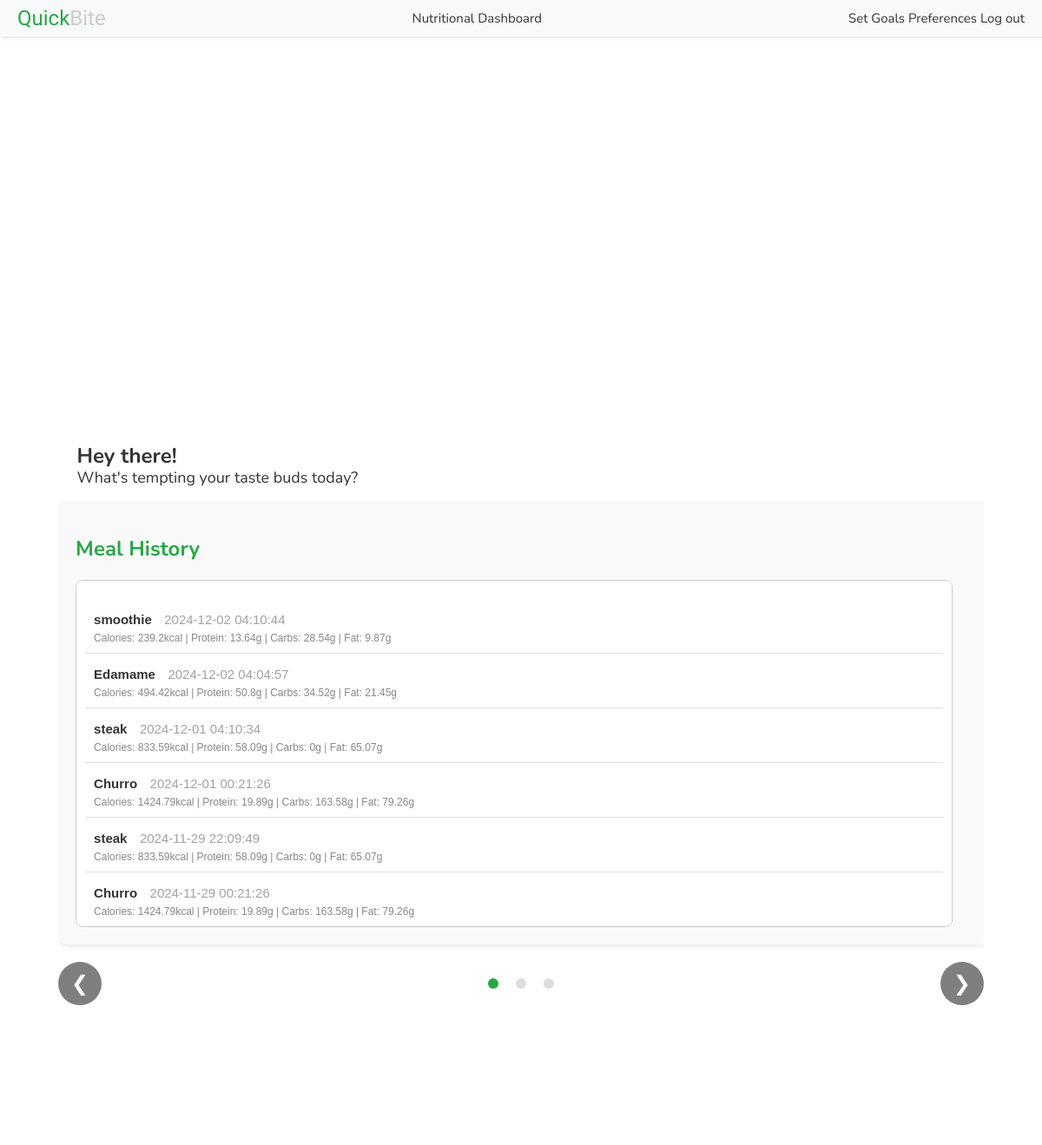
Before: /dashboard (signed in, upper part) with the older database file.
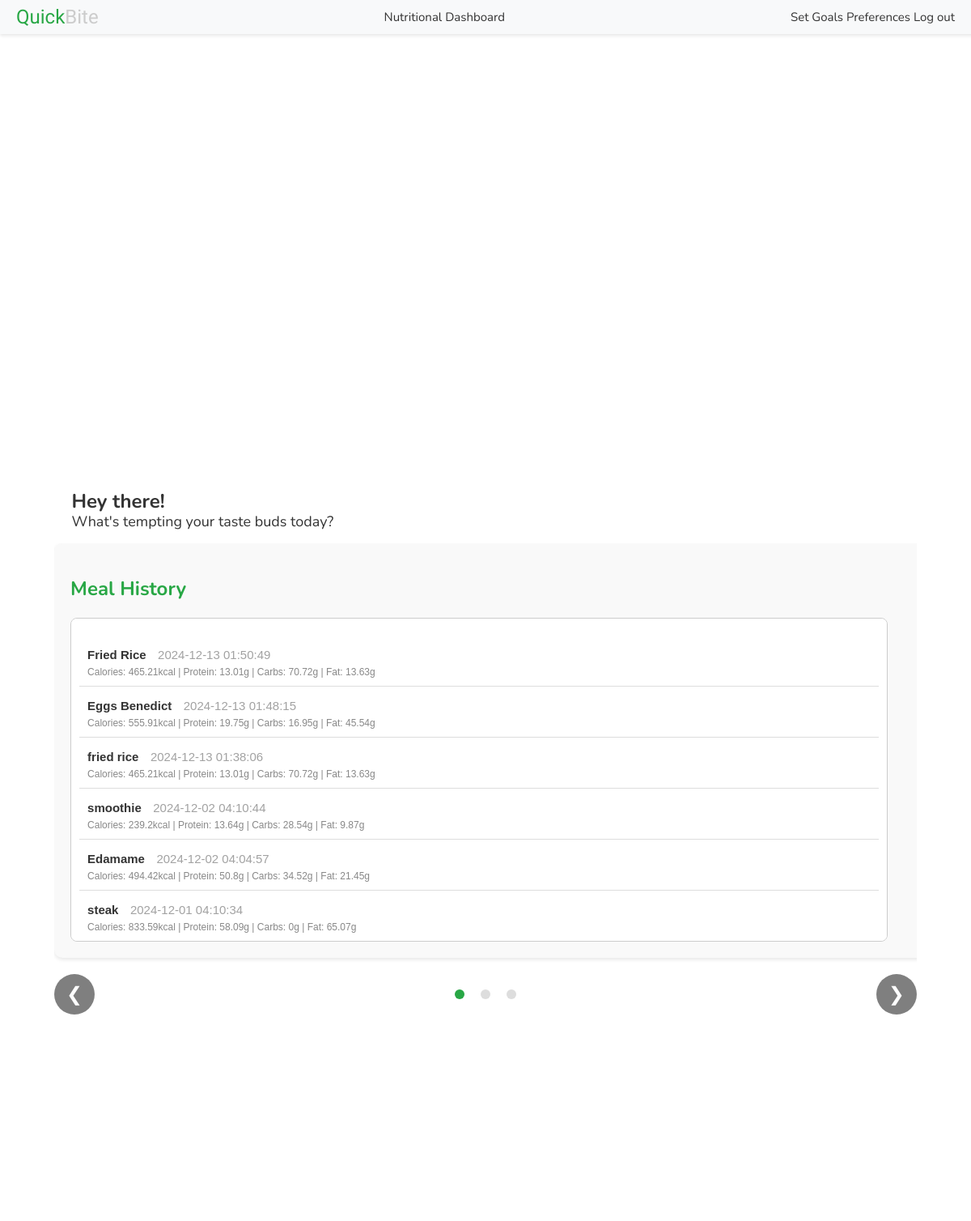
After: the same page with the newer database file.
### tables this page shows
CREATE TABLE diary_meal_entries (
    id INTEGER PRIMARY KEY AUTOINCREMENT,
    user_id INTEGER NOT NULL,           -- Foreign key to reference users table
    meal_name TEXT NOT NULL,   
    SUGAR_added_g INTEGER,
    CA_mg INTEGER,
    CHOCDF_net_g INTEGER,
    CHOCDF_g INTEGER,
    CHOLE_mg INTEGER,
    ENERC_KCAL_kcal INTEGER,
    FAMS_g INTEGER,
    FAPU_g INTEGER,
    FASAT_g INTEGER,
    FATRN_g INTEGER,
    FIBTG_g INTEGER,
    FOLDFE_microg INTEGER,
    FOLFD_microg INTEGER,
    FOLAC_microg INTEGER,
    FE_mg INTEGER,
    MG_mg INTEGER,
    NIA_mg INTEGER,
    P_mg INTEGER,
    K_mg INTEGER,
    PROCNT_g INTEGER,
    RIBF_mg INTEGER,
    NA_mg INTEGER,
    SUGAR_ALCOHOL_g INTEGER,
    SUGAR_g INTEGER,
    THIA_mg INTEGER,
    FAT_g INTEGER,
    VITA_RAE_microg INTEGER,
    VITB12_microg INTEGER,
    VITB6A_mg INTEGER,
    VITC_mg INTEGER,
    VITD_microg INTEGER,
    TOCPHA_mg INTEGER,
    VITK_microg INTEGER,
    WATER_g INTEGER,
    ZN_mg INTEGER,
    timestamp TEXT NOT NULL              -- Timestamp when the meal was logged
, path_to_image TEXT, serving_count integer);

### app.py (the view)
@app.route("/dashboard")
@login_required
def dashboard():
    db = get_db()
    cursor = db.cursor()
    cursor.execute(
        """SELECT *, ENERC_KCAL_kcal as calories,
                   PROCNT_g as protein, CHOCDF_g as carbs, FAT_g as fat, timestamp FROM diary_meal_entries
                   WHERE user_id = ? ORDER BY datetime(timestamp) DESC""",
        (current_user.id,),
    )
    meals = cursor.fetchall()
    seven_days_ago = datetime.now() - timedelta(days=7)
    cursor.execute(
        """
        SELECT strftime('%Y-%m-%d', timestamp) AS day,
               SUM(ENERC_KCAL_kcal) AS calories,
               SUM(PROCNT_g) as protein,
               SUM(CHOCDF_g) as carbs,
               SUM(FAT_g) as fat
        FROM diary_meal_entries
        WHERE user_id = ? AND timestamp >= ?
        GROUP BY day
        ORDER BY day DESC
    """,
        (current_user.id, seven_days_ago),
    )
    meals_last_7_days = cursor.fetchall()
    cursor.execute(
        """
        WITH current_user_diary_meal_entries AS (
        SELECT * FROM diary_meal_entries
        WHERE user_id = ? AND DATE(timestamp) = DATE()
        )
        , current_user_table as (
        SELECT * FROM users
        WHERE id = ?
        )
        , today_nutrients AS (
        SELECT
        'Calories' AS nutrients,
        SUM(ENERC_KCAL_kcal) AS daily_calories
        FROM current_user_diary_meal_entries
        GROUP BY 1
        UNION
        SELECT
        'Proteins' AS nutrients,
        SUM(PROCNT_g)*4/SUM(ENERC_KCAL_kcal)*100 as daily_protein_pct
        FROM current_user_diary_meal_entries
        GROUP BY 1
        UNION
        SELECT
        'Carbs' AS nutrients,
        SUM(CHOCDF_g)*4/SUM(ENERC_KCAL_kcal)*100 as daily_carbs_pct
        FROM current_user_diary_meal_entries
        GROUP BY 1
        UNION
        SELECT
        'Fats' AS nutrients,
        SUM(FAT_g)*9/SUM(ENERC_KCAL_kcal)*100 as daily_fat_pct
        FROM current_user_diary_meal_entries
        GROUP BY 1
        )
        , daily_goals as (
        SELECT KEY AS nutrients, value AS set_goals
        FROM current_user_table, json_each(goals)
        )
        SELECT b.nutrients,
        ROUND(COALESCE(a.daily_calories,0),2) AS daily_calories,
        CAST(b.set_goals AS INTEGER) AS set_goals,
        ROUND(COALESCE(a.daily_calories,0)/NULLIF(CAST(b.set_goals AS INTEGER),0)*100,2) AS pct_of_goal
        FROM daily_goals b
        LEFT JOIN today_nutrients a ON
            a.nutrients = b.nutrients
    """,
        (
            current_user.id,
            current_user.id,
        ),
    )
    goals = cursor.fetchall()
    db.close()
    return render_template(
        "dashboard.html",
        user=current_user,
        meals=meals,
        user_id=current_user.id,
        meals_last_7_days=json.dumps(meals_last_7_days),
        goals=json.dumps(goals),
    )

### app.py (called while the page is built)
def get_db():
    if "db" not in g:
        g.db = sqlite3.connect("database.db")
    return g.db

@login_manager.user_loader
def load_user(user_id):
    db = get_db()
    cursor = db.cursor()
    cursor.execute("SELECT * FROM users WHERE id = ?", (user_id,))
    user_data = cursor.fetchone()
    if user_data:
        return User(*user_data)
    return None

### templates/dashboard.html (shortened to what this page needs)
<!DOCTYPE html>
<html lang="en">
<head>
    <link rel="stylesheet" href="{{ url_for('static', filename='css/style.css') }}">
</head>
<body class="no-background">
    <div class="header-bar">
        <div class="left" id="title-refresh">
            <span style="color: #28a745;">Quick</span><span style="color: #cccccc;">Bite</span>
        </div>
        <div class="center">Nutritional Dashboard</div>
        <div class="right">
            <a href="{{ url_for('goals') }}" style="text-decoration: none; color: inherit;"> Set Goals</a>
            <a href="{{ url_for('preferences') }}" style="text-decoration: none; color: inherit;">Preferences</a>
            <a href="{{ url_for('logout') }}" style="text-decoration: none; color: inherit;">Log out</a>
        </div>
    </div>
    <div class="grid-layout">
        <p class="greeting-text">
            <span class="greeting-main">Hey there!</span><span class="greeting-sub">What's tempting your taste buds
                today?</span>
        </p>
        <div class="carousel-container">
            <div class="carousel">
                <div class="carousel-item">
                    <h2>Meal History</h2>
                    <div class="meal-list">
                        <ul>
                            {% for meal in meals %}
                            <li data-meal-id="{{ meal[0] }}">
                                <span class="meal-name">{{ meal[2] }}</span>
                                <span class="meal-time">{{ meal[-1] }}</span><br>
                                <span class="meal-info">
                                    Calories: {{ meal[8] }}kcal | Protein: {{ meal[22] }}g | Carbs: {{ meal[6] }}g |
                                    Fat: {{ meal[28] }}g
                                </span>
                            </li>
                            {% else %}
                            <li>No meals recorded yet.</li>
                            {% endfor %}
                        </ul>
                    </div>
                </div>
            </div>
            <div class="carousel-controls">
                <button class="carousel-prev" onclick="prevSlide()">&#10094;</button>
                <div class="carousel-indicators">
                    <span class="indicator active" onclick="showSlide(0)"></span>
                    <span class="indicator" onclick="showSlide(1)"></span>
                    <span class="indicator" onclick="showSlide(2)"></span>
                </div>
                <button class="carousel-next" onclick="nextSlide()">&#10095;</button>
            </div>
        </div>
    </div>
</body>
</html>

### static/css/style.css (style rules this page uses)
body { font-family: 'Nunito', sans-serif; background-size: cover; background-position: center; animation: fadeBackground 30s infinite; color: #333; margin: 0; padding: 0; display: flex; justify-content: center; align-items: center; height: 100vh; animation-timing-function:cubic-bezier(0.895, 0.03, 0.685, 0.22) }
h2 { color: #333; font: 24px 'Righteous'; color: #28a745; margin-bottom: 20px; }
p { font-family: 'nunito', sans-serif; color: #a2a2a2; }
button { width: 100%; padding: 10px; background-color: #888888; color: white; border: none; border-radius: 4px; cursor: pointer; margin: 10px 0; }
a { color: #888888; text-decoration: none; }
.meal-list { background-color: #fff; height: auto; overflow-y: auto; border: 1px solid #ccc; padding: 10px; border-radius: 8px; max-width: 32%; min-height: 400px; box-sizing: border-box; }
.meal-list ul { padding: 0; list-style-type: none; }
.meal-list li { padding: 10px; margin: 5px 0; border-bottom: 1px solid #ddd; }
.no-background { background: none !important; }
.header-bar { position: fixed; top: 0; left: 0; width: 100%; height: 42px; background-color: #f8f9fa; display: flex; justify-content: space-between; align-items: center; padding: 0 20px; box-shadow: 0 2px 4px rgba(0, 0, 0, 0.1); z-index: 1000; }
.header-bar .left { font-family: 'Righteous', sans-serif; font-size: 24px; }
.header-bar .center { font-family: 'nunito', sans-serif; font-size: 15px; text-align: center; flex: 1; }
.header-bar .right { font-family: 'nunito', sans-serif; font-size: 15px; text-align: right; padding-right: 40px; }
.meal-name { font-weight: bold; font-size: 15px; }
.meal-time { color: #a2a2a2; font-size: 15px; margin-left: 10px; }
.meal-info { color: #888888; font-size: 12px; display: block; margin-top: 5px; }
.greeting-text { display: block; font-family: 'Nunito', sans-serif; font-size: 18px; text-align: left; color: #333; padding-left: 2%; }
.greeting-main { font-size: 24px; font-weight: bold; display: block; }
.grid-layout { display: grid; grid-template-columns: 1fr; grid-template-rows: auto auto; padding: 20px; max-width: 1400px; margin: 0 auto; }
.greeting-sub { font-size: 18px; display: block; line-height: 1; }
.carousel-container { position: relative; max-width: 1200px; margin: 0 auto; overflow: hidden; padding-bottom: 50px; }
.carousel-container { position: relative; margin: 0 auto; overflow: hidden; }
.carousel { display: flex; transition: transform 0.5s ease-in-out; width: 300%; }
.carousel-item { min-width: 100%; box-sizing: border-box; padding: 20px; background-color: #f9f9f9; border-radius: 10px; box-shadow: 0 2px 5px rgba(0, 0, 0, 0.1); }
.carousel-controls { display: flex; justify-content: space-between; align-items: center; margin-top: 10px; width: 100%; }
.carousel-prev, .carousel-next { background-color: rgba(0, 0, 0, 0.5); color: white; border: none; padding: 10px; cursor: pointer; font-size: 24px; border-radius: 50%; width: 50px; height: 50px; transition: background-color 0.3s ease; display: flex; justify-content: center; align-items: center; }
.carousel-indicators { position: absolute; left: 50%; transform: translateX(-50%); display: flex; justify-content: center; align-items: center; gap: 10px; }
.indicator { display: inline-block; width: 12px; height: 12px; margin: 0 5px; background-color: #ddd; border-radius: 50%; cursor: pointer; }
.indicator.active { background-color: #28a745; }
.carousel-item h2 { font-family: 'Nunito', sans-serif; font-weight: 700; font-size: 24px; color: #28a745; margin-bottom: 20px; }
#title-refresh { cursor: pointer; }

### templates/dashboard.html (style rules this page uses)
body { font-family: Arial, sans-serif; }
.meal-list { height: 300px; overflow-y: scroll; }

Changed rows visible on the page:
no longer on this page (row unchanged): diary_meal_entries: meal_name "Churro", timestamp "2024-12-01 00:21:26", ENERC_KCAL_kcal "1424.79", PROCNT_g "19.89", CHOCDF_g "163.58", FAT_g "79.26"
no longer on this page (row unchanged): diary_meal_entries: meal_name "steak", timestamp "2024-11-29 22:09:49", ENERC_KCAL_kcal "833.59", PROCNT_g "58.09", CHOCDF_g "0", FAT_g "65.07"
no longer on this page (row unchanged): diary_meal_entries: meal_name "Churro", timestamp "2024-11-29 00:21:26", ENERC_KCAL_kcal "1424.79", PROCNT_g "19.89", CHOCDF_g "163.58", FAT_g "79.26"
added diary_meal_entries: meal_name "Fried Rice", timestamp "2024-12-13 01:50:49", ENERC_KCAL_kcal "465.21", PROCNT_g "13.01", CHOCDF_g "70.72", FAT_g "13.63"
added diary_meal_entries: meal_name "Eggs Benedict", timestamp "2024-12-13 01:48:15", ENERC_KCAL_kcal "555.91", PROCNT_g "19.75", CHOCDF_g "16.95", FAT_g "45.54"
added diary_meal_entries: meal_name "fried rice", timestamp "2024-12-13 01:38:06", ENERC_KCAL_kcal "465.21", PROCNT_g "13.01", CHOCDF_g "70.72", FAT_g "13.63"
